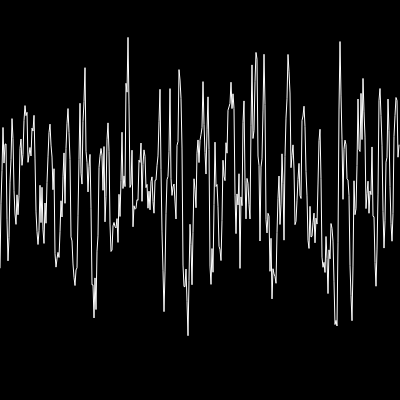
Frame 1 (no input)
Frame 60 (no input): identical to frame 1, image omitted
Frame 120 (the mouse pressed at the canvas centre since frame 60): identical to frame 1, image omitted

The p5.js sketch that drew this single still picture (run headless with seeded random() and noise() and a simulated clock; from frame 60 on, the mouse is pressed at the canvas centre):

// p5.js sketch
// ── sketch.js
function setup() {
	createCanvas(400, 400);
}

function draw() {

	background(0);
	noFill();
	stroke(255);

	beginShape();
	for (var x = 0; x < width; x++) {
		var nx = map(x, 0, width, 0, 100);
		var y = height * noise(nx);
		vertex(x, y);
	}
	endShape();
}
